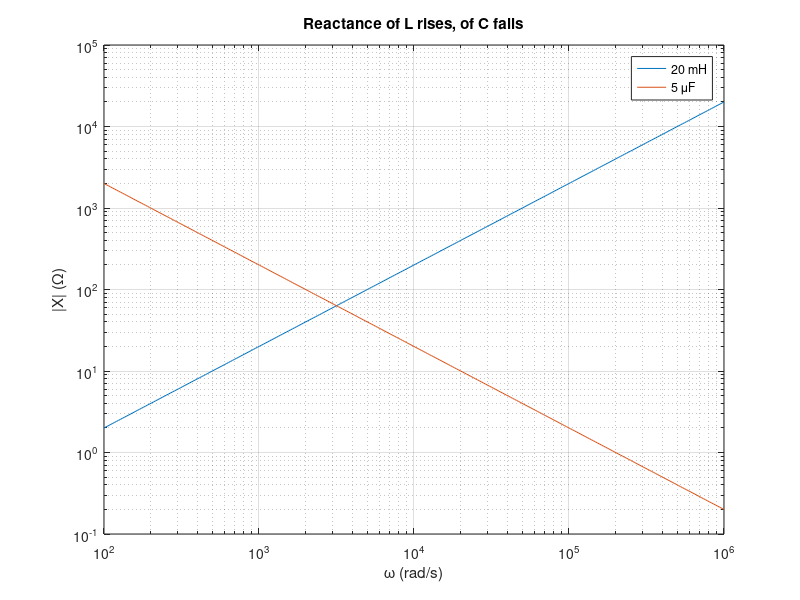

Write the MATLAB code that produced this figure.
% Circuits 1 — The Passive Circuit Elements in the Frequency Domain
%title: Impedance of L and C (Assessments 9.3 and 9.4)
%ar-title: معاوقة الملف والمكثف (تمرينا 9.3 و 9.4)
%lesson: c1-sinusoidal-3
%course: circuits-1

%% Assessment 9.3: the inductor
%ar: ملف 20 mH وتياره 10 cos(10000t + 30°) mA: XL = ωL و ZL = jωL و VL = ZL·I.
w = 1e4; L = 20e-3; I = 10e-3*exp(1j*30*pi/180);
ZL = 1j*w*L; VL = ZL*I;
fprintf('XL = %g ohm, VL = %g at %g deg -> vL = %g cos(10000t %+g deg) V\n', w*L, abs(VL), angle(VL)*180/pi, abs(VL), angle(VL)*180/pi)
%check: abs(w*L - 200) < 1e-9 && abs(abs(VL) - 2) < 1e-12 && abs(angle(VL)*180/pi - 120) < 1e-9

%% Assessment 9.4: the capacitor
%ar: مكثف 5 µF وجهده 30 cos(4000t + 25°) V: XC = −1/(ωC) و I = V/ZC.
w = 4000; C = 5e-6; V = 30*exp(1j*25*pi/180);
ZC = 1/(1j*w*C); Ic = V/ZC;
fprintf('XC = %g ohm, I = %g at %g deg A\n', imag(ZC), abs(Ic), angle(Ic)*180/pi)
%check: abs(imag(ZC) + 50) < 1e-9 && abs(abs(Ic) - 0.6) < 1e-12 && abs(angle(Ic)*180/pi - 115) < 1e-9

%%! Project idea: reactance versus frequency
%ar: مشروع: نرسم |XL| و |XC| مقابل التردد: الملف يزيد مع التردد والمكثف يقل.
w = logspace(2, 6, 300);
loglog(w, w*20e-3, w, 1./(w*5e-6)); grid on; xlabel('\omega (rad/s)'); ylabel('|X| (\Omega)'); legend('20 mH', '5 \muF'); title('Reactance of L rises, of C falls')
